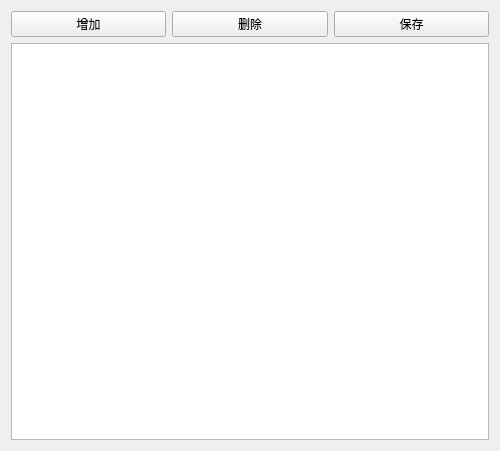
<?xml version="1.0" encoding="UTF-8"?>
<ui version="4.0">
 <class>cg_form</class>
 <widget class="QWidget" name="cg_form">
  <property name="geometry">
   <rect>
    <x>0</x>
    <y>0</y>
    <width>500</width>
    <height>451</height>
   </rect>
  </property>
  <property name="windowTitle">
   <string>Form</string>
  </property>
  <layout class="QVBoxLayout" name="verticalLayout_2">
   <item>
    <layout class="QVBoxLayout" name="verticalLayout">
     <item>
      <layout class="QHBoxLayout" name="horizontalLayout">
       <item>
        <widget class="PushButton" name="supplier_item_add">
         <property name="text">
          <string>增加</string>
         </property>
        </widget>
       </item>
       <item>
        <widget class="PushButton" name="supplier_item_delete">
         <property name="text">
          <string>删除</string>
         </property>
        </widget>
       </item>
       <item>
        <widget class="PrimaryPushButton" name="supplier_item_save">
         <property name="text">
          <string>保存</string>
         </property>
        </widget>
       </item>
      </layout>
     </item>
     <item>
      <widget class="TableView" name="supplier_table_view"/>
     </item>
    </layout>
   </item>
  </layout>
 </widget>
 <customwidgets>
  <customwidget>
   <class>PushButton</class>
   <extends>QPushButton</extends>
   <header>qfluentwidgets</header>
  </customwidget>
  <customwidget>
   <class>PrimaryPushButton</class>
   <extends>QPushButton</extends>
   <header>qfluentwidgets</header>
  </customwidget>
  <customwidget>
   <class>TableView</class>
   <extends>QTableView</extends>
   <header>qfluentwidgets</header>
  </customwidget>
 </customwidgets>
 <resources/>
 <connections/>
</ui>
